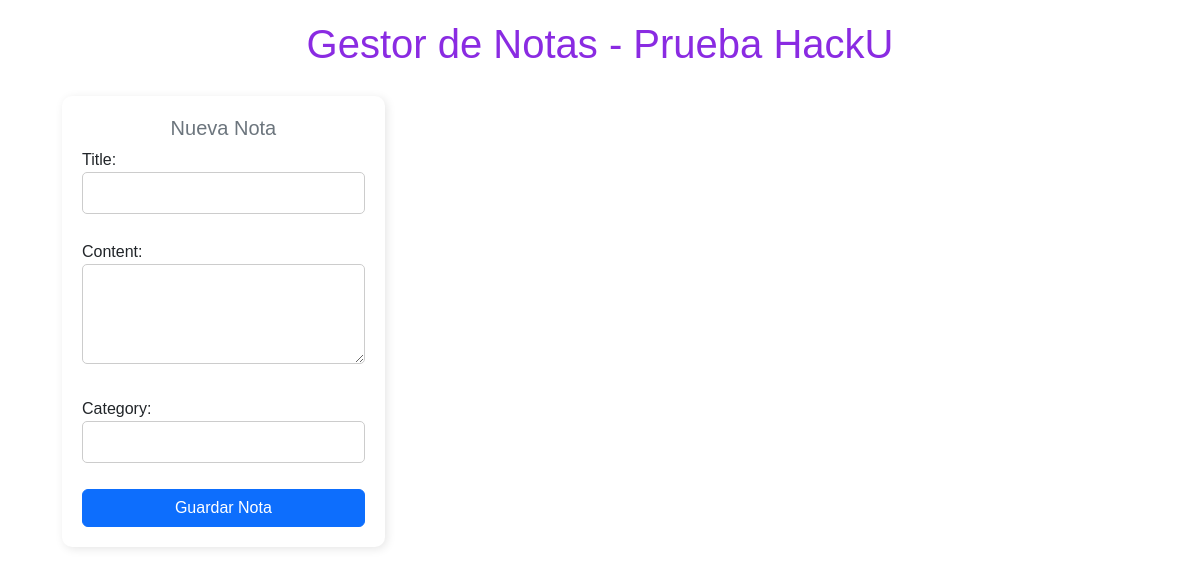
/, run on an earlier commit of the app's database.
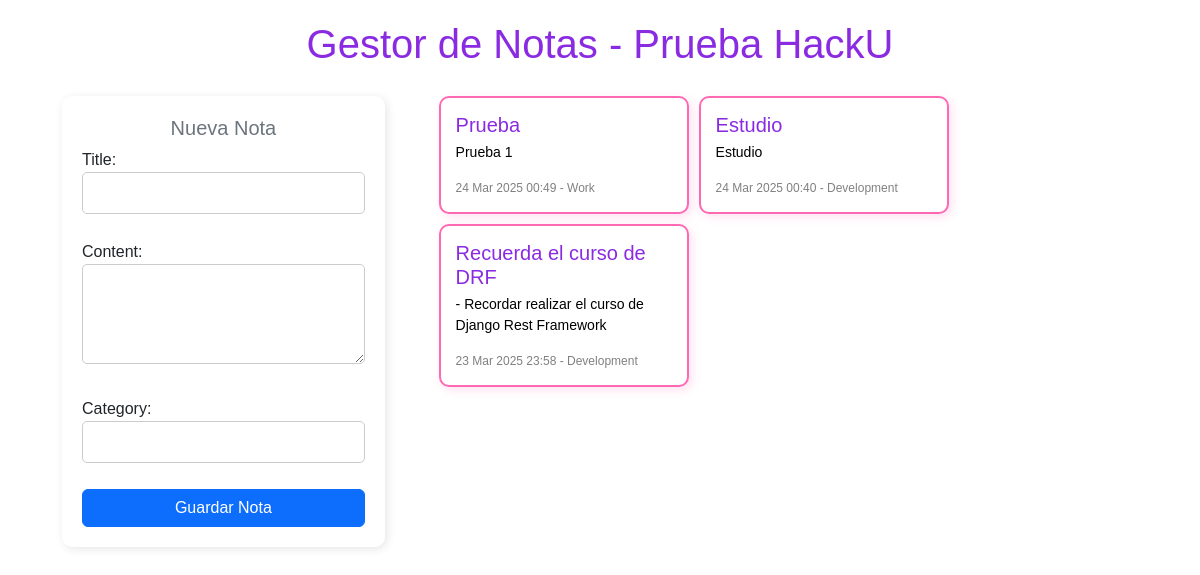
And on a later commit of the database.
### notes/models.py (models this page shows, shortened)
class Note(models.Model):
    title = models.CharField(max_length=200)
    content = models.TextField()
    category = models.CharField(max_length=150)
    created_at = models.DateTimeField(auto_now_add=True)

### notes/views.py (the view)
# urls.py: path('', notes_view, name='notes'),
def notes_view(request):
    form = NoteForm()
    notes = Note.objects.all().order_by('-created_at')
    if request.method == 'POST':
        form = NoteForm(request.POST)
        if form.is_valid():
            form.save()
            messages.success(request, "¡La nota ha sido creada exitosamente!")
            return redirect('notes')
    return render(request, 'notes/notes.html', {'form': form, 'notes': notes})

### notes/forms.py
class NoteForm(forms.ModelForm):
    class Meta:
        model = Note
        fields = ['title', 'content', 'category']

### notes/templates/notes/notes.html (shortened to what this page needs)
<!DOCTYPE html>
<html lang="es">
  <head>
    <link
      rel="stylesheet"
      href="https://cdn.jsdelivr.net/npm/bootstrap@5.3.0/dist/css/bootstrap.min.css" />
  </head>
  <body>
    <div class="container">
      <h1>Gestor de Notas - Prueba HackU</h1>
      <div class="main-container">
        <div class="form-container">
          <h5 class="text-secondary text-center">Nueva Nota</h5>
          <form method="POST">
            {% csrf_token %} {{ form.as_p }}
            <button type="submit" class="btn btn-primary w-100">Guardar Nota</button>
          </form>
        </div>
        <div class="notes-container">
          {% for note in notes %}
          <div class="note-card">
            <h5>{{ note.title }}</h5>
            <p>{{ note.content }}</p>
            <small>{{ note.created_at|date:"d M Y H:i" }} - {{ note.category }}</small>
          </div>
          {% endfor %}
        </div>
      </div>
    </div>
    <div aria-live="polite" aria-atomic="true" class="position-fixed top-0 end-0 p-3">
    </div>
  </body>
</html>

### notes/templates/notes/notes.html (style rules this page uses)
body { background-color: #fff; font-family: Arial, sans-serif; }
h1 { color: #8a2be2; text-align: center; margin-top: 20px; }
.main-container { display: flex; justify-content: space-between; align-items: flex-start; padding: 20px; }
.form-container { width: 30%; background: #fff; border-radius: 10px; padding: 20px; box-shadow: 2px 2px 10px rgba(0, 0, 0, 0.1); }
.form-container form { display: flex; flex-direction: column; }
.form-container textarea { resize: vertical; height: 100px; }
.form-container input, .form-container textarea, .form-container select { width: 100% !important; padding: 8px; margin-bottom: 10px; border: 1px solid #ccc; border-radius: 5px; }
.notes-container { width: 65%; display: flex; flex-wrap: wrap; gap: 10px; justify-content: flex-start; }
.note-card { background: #fff; color: black; padding: 15px; border-radius: 10px; width: 250px; border: 2px solid #ff69b4; box-shadow: 3px 3px 10px rgba(255, 105, 180, 0.2); transition: transform 0.2s ease-in-out; }
.note-card h5 { margin: 0; color: #8a2be2; }
.note-card p { font-size: 14px; margin-top: 5px; }
.note-card small { display: block; margin-top: 10px; font-size: 12px; color: gray; }

What changed in the data, as far as the page shows it:
added Note: title "Prueba", content "Prueba 1", created_at "24 Mar 2025 00:49", category "Work"
added Note: title "Estudio", content "Estudio", created_at "24 Mar 2025 00:40", category "Development"
added Note: title "Recuerda el curso de DRF", content "- Recordar realizar el curso de Django Rest Framework", created_at "23 Mar 2025 23:58", category "Development"
